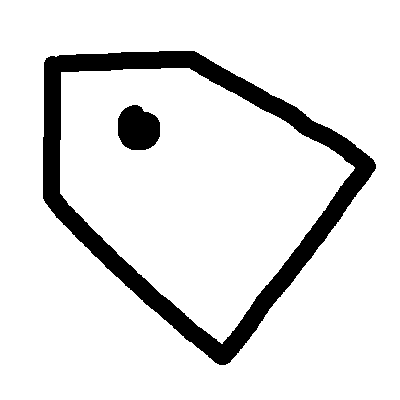
#> input picture data/9_0.png, 400 x 400 px, found by its file name
$ python rotato.py
#> lines starting #> are read from the running program, lines starting #| are printed output that depends on the picture
#> in main, image is the input picture: PIL image 400x400 RGBA; mean R, G, B, A 226.3, 226.3, 226.3, 255
from PIL import Image
import numpy as np


def rotate_image(image, rotate):
#> called with rotate = -0.175
    size, _ = image.size
#> size = 400
    center_move_array = np.array(
        [[1, 0, -size * 0.5], [0, 1, -size * 0.5], [0, 0, 1]])
#> center_move_array = [[1, 0, -200], [0, 1, -200], [0, 0, 1]]
    rotate_array = np.array(
        [[np.cos(rotate), -np.sin(rotate), 0], [np.sin(rotate), np.cos(rotate), 0], [0, 0, 1]])
    center_return_array = np.array(
        [[1, 0, size * 0.5], [0, 1, size * 0.5], [0, 0, 1]])
#> center_return_array = [[1, 0, 200], [0, 1, 200], [0, 0, 1]]
    affin_array = np.matmul(
        center_return_array,
        np.matmul(rotate_array, center_move_array))
    affine_data = tuple(np.linalg.inv(affin_array).flatten())
    image_stretched = image.transform(
        image.size, Image.AFFINE, affine_data, fill=1, fillcolor=255)
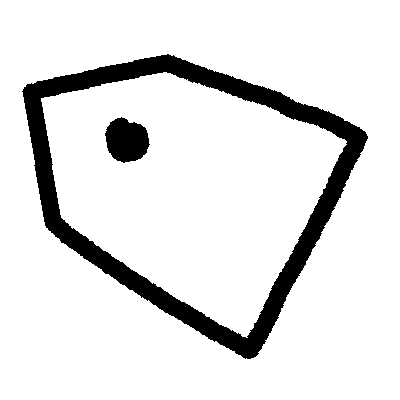
#> image_stretched: PIL image 400x400 RGBA; mean R, G, B, A 226.3, 207.6, 207.6, 236.3; transparent parts drawn white
    return image_stretched


def main():
    image = Image.open('data/9_0.png')
    image_rotate = rotate_image(image, -np.pi/18)
    image_rotate.save('out/rotate.png')


if __name__ == '__main__':
    main()
